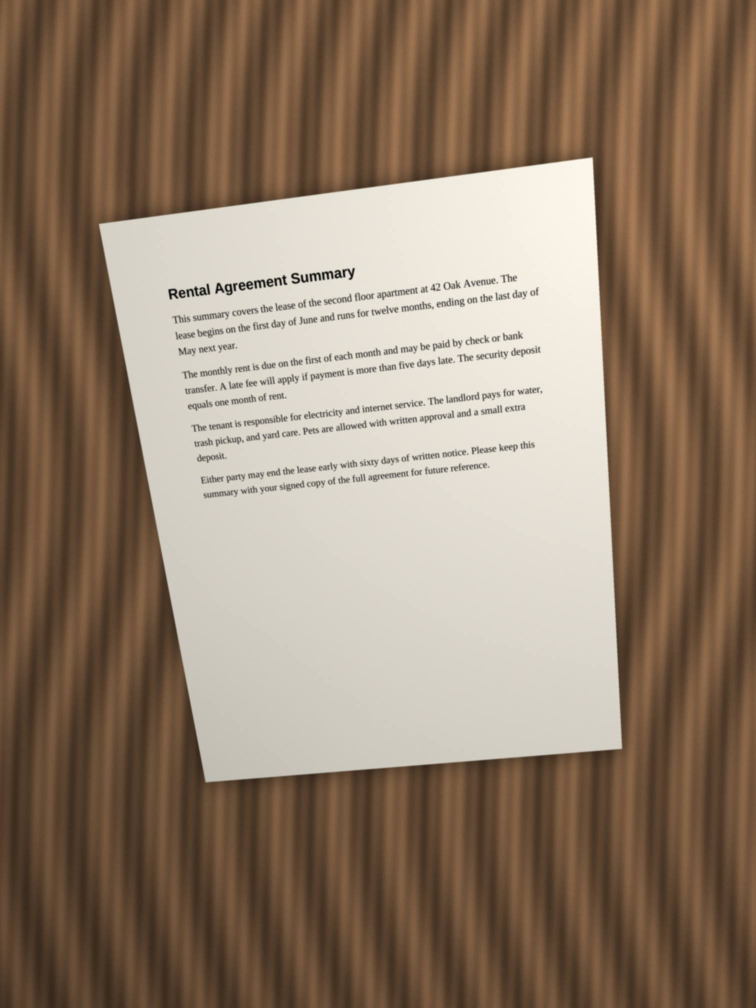
#> input picture proof/standins/photo-standin.jpg, 1512 x 2016 px (shown at 1/2 size)
$ python add_photo_metadata.py
#> lines starting #> are read from the running program, lines starting #| are printed output that depends on the picture
"""Give the photo stand-in the metadata a real phone photo carries, so the 'metadata is gone' check is meaningful:
EXIF (Make/Model/DateTime), a GPS IFD with a fake location, an EXIF thumbnail (IFD1 JPEG), and an sRGB ICC profile (APP2).
The segments are inserted after SOI/APP0; the JPEG's entropy-coded image data is untouched (no re-encode)."""
import struct, io, sys
from PIL import Image, ImageCms
src = 'photo-standin.jpg'
jpg = open(src, 'rb').read()
assert jpg[:2] == b'\xff\xd8'
# strip any previous APP1/APP2 we added (idempotent)
def segments(b):
    i = 2; out = []
    while i < len(b) and b[i] == 0xFF and b[i+1] not in (0xDA,):
        m = b[i+1]; L = struct.unpack('>H', b[i+2:i+4])[0]; out.append((m, b[i:i+2+L])); i += 2 + L
    return out, b[i:]
segs, rest = segments(jpg)
segs = [s for s in segs if s[0] not in (0xE1, 0xE2)]
im = Image.open(io.BytesIO(jpg)); th = im.copy(); th.thumbnail((160, 120)); tb = io.BytesIO(); th.save(tb, 'JPEG', quality=80); thumb = tb.getvalue()
#> further down, im is the input picture: PIL image 1512x2016 RGB; mean R, G, B 145, 125.3, 106.4
#> after `th.thumbnail((160, 120))`:
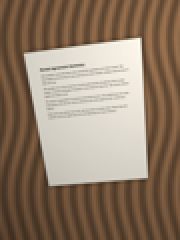
#> th: PIL image 90x120 RGB (shown 2 times larger); mean R, G, B 145, 125.4, 106.4
def rat(n, d=1): return struct.pack('>II', n, d)
def ifd(entries, data_off, next_ifd=0):
    """entries: list of (tag, type, count, valuebytes). returns (ifd bytes, data bytes) with offsets from TIFF start."""
#> called with data_off = 8, next_ifd = 0
    n = len(entries); head = struct.pack('>H', n); body = b''; data = b''
    base = data_off + 2 + 12 * n + 4
    for tag, typ, cnt, val in entries:
        if len(val) <= 4: body += struct.pack('>HHI', tag, typ, cnt) + val.ljust(4, b'\0')
        else: body += struct.pack('>HHII', tag, typ, cnt, base + len(data)); data += val + (b'\0' if len(val) % 2 else b'')
    return head + body + struct.pack('>I', next_ifd), data
ASCII, SHORT, LONG, RATIONAL = 2, 3, 4, 5
s = lambda t: t.encode() + b'\0'
# layout: header(8) | IFD0 | IFD0 data | GPS IFD | GPS data | IFD1 | IFD1 data | thumbnail
def build():
    ifd0_off = 8
    ifd0_entries = lambda gps_off, ifd1_off: [(0x010F, ASCII, len(s('FakePhone')), s('FakePhone')), (0x0110, ASCII, len(s('FP-12 (stand-in)')), s('FP-12 (stand-in)')),
        (0x0132, ASCII, 20, s('2026:10:11 14:02:33')), (0x8825, LONG, 1, struct.pack('>I', gps_off))]
    a, ad = ifd(ifd0_entries(0, 0), ifd0_off); gps_off = ifd0_off + len(a) + len(ad)
    gps_entries = [(0x0000, 1, 4, bytes([2, 3, 0, 0])), (0x0001, ASCII, 2, b'N\0'), (0x0002, RATIONAL, 3, rat(45) + rat(31) + rat(1234, 100)),
                   (0x0003, ASCII, 2, b'W\0'), (0x0004, RATIONAL, 3, rat(122) + rat(40) + rat(5678, 100))]
    g, gdat = ifd(gps_entries, gps_off); ifd1_off = gps_off + len(g) + len(gdat)
    thumb_off_placeholder = 0
    i1e = lambda toff: [(0x0103, SHORT, 1, struct.pack('>H', 6)), (0x0201, LONG, 1, struct.pack('>I', toff)), (0x0202, LONG, 1, struct.pack('>I', len(thumb)))]
    i1, i1d = ifd(i1e(0), ifd1_off); thumb_off = ifd1_off + len(i1) + len(i1d)
    a, ad = ifd(ifd0_entries(gps_off, ifd1_off), ifd0_off, next_ifd=ifd1_off)
    g, gdat = ifd(gps_entries, gps_off); i1, i1d = ifd(i1e(thumb_off), ifd1_off)
    tiff = b'MM' + struct.pack('>HI', 42, ifd0_off) + a + ad + g + gdat + i1 + i1d + thumb
    return tiff
tiff = build()
app1 = b'\xff\xe1' + struct.pack('>H', 2 + 6 + len(tiff)) + b'Exif\0\0' + tiff
icc = ImageCms.ImageCmsProfile(ImageCms.createProfile('sRGB')).tobytes()
app2 = b'\xff\xe2' + struct.pack('>H', 2 + 14 + len(icc)) + b'ICC_PROFILE\0' + bytes([1, 1]) + icc
app0 = [s for s in segs if s[0] == 0xE0]; others = [s for s in segs if s[0] != 0xE0]
out = b'\xff\xd8' + b''.join(x[1] for x in app0) + app1 + app2 + b''.join(x[1] for x in others) + rest
open(src, 'wb').write(out)
Image.open(src).load()
print('ok', len(jpg), '->', len(out), 'exif', len(tiff), 'thumb', len(thumb), 'icc', len(icc), 'exif readback GPS:', Image.open(src).getexif().get_ifd(0x8825))
